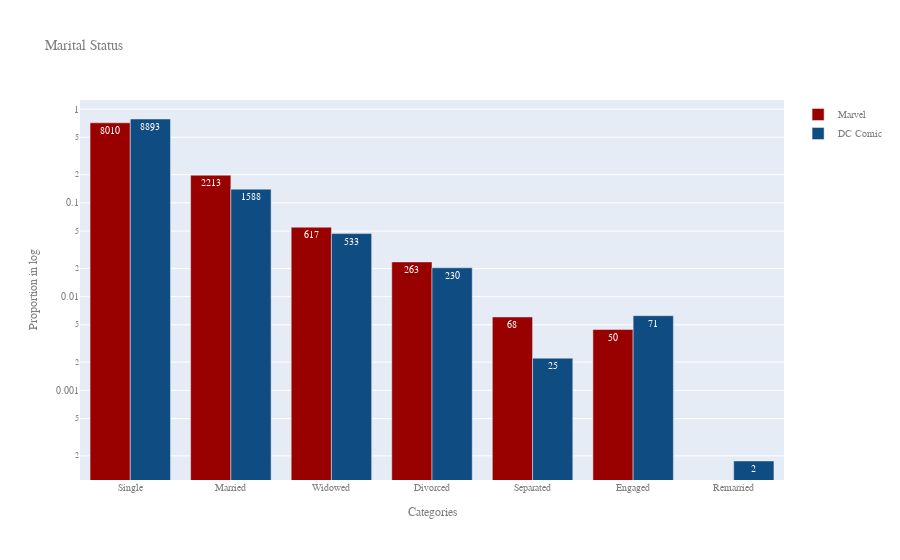

Here is the notebook cell this chart was saved with:
### Code cell
import plotly.graph_objects as go
import chart_studio
import chart_studio.tools as tls
import chart_studio.plotly as py
from IPython.display import HTML

#create figure
fig = go.Figure()
years = range(1930,2021)

#Along the time
for year in years:
    #take statistics
    hist_marital_dc = dc_pers[(dc_pers['Marital Status']!='Unknown')&(year in dc_pers['Marital Status'])]["Marital Status"].value_counts(normalize=True)
    hist_marital_marvel = marvel_pers[marvel_pers['Marital Status']!='Unknown']["Marital Status"].value_counts(normalize=True)

    count_dc = dc_pers[dc_pers['Marital Status']!='Unknown']["Marital Status"].value_counts()
    count_marvel = marvel_pers[marvel_pers['Marital Status']!='Unknown']["Marital Status"].value_counts()

    x1 = hist_marital_marvel.index
    x2 = hist_marital_dc.index



fig.add_bar(name='Marvel', x=x1, y=hist_marital_marvel, text=count_marvel,
            textposition='auto',marker=dict(color="#990000"))
fig.add_bar(name='DC Comic', x=x2, y=hist_marital_dc, text=count_dc,
            textposition='auto',marker=dict(color="#0F4C81"))

# Change the bar mode
fig.update_layout(barmode='group', 
                  title="Marital Status",
                  xaxis_title="Categories",
                  yaxis_title="Proportion in log",
                  yaxis_type="log",
                  font=dict(family='Komika Hand',
                            size=10,
                            color="#7f7f7f"))

fig.show()
chart_studio.tools.set_credentials_file(username='schmider', api_key='OGpZh1yfEHe4hFbVMaPO')
url = py.plot(fig, filename='Marital_Status.html', auto_open=False,)
print(url)
tls.get_embed('https://plot.ly/~schmider/1/') #in '' put the printed url

### Figure 1 — Plotly figure (JSON) as saved in the notebook; plotly's stock layout.template omitted (floating-point values rounded to 4 significant figures)
{"data": [{"marker": {"color": "#990000"}, "name": "Marvel", "text": [8010, 2213, 617, 263, 68, 50], "textposition": "auto", "type": "bar", "x": ["Single", "Married", "Widowed", "Divorced", "Separated", "Engaged"], "y": [0.7138, 0.1972, 0.05499, 0.02344, 0.00606, 0.004456]}, {"marker": {"color": "#0F4C81"}, "name": "DC Comic", "text": [8893, 1588, 533, 230, 71, 25, 2], "textposition": "auto", "type": "bar", "x": ["Single", "Married", "Widowed", "Divorced", "Engaged", "Separated", "Remarried"], "y": [0.7841, 0.14, 0.04699, 0.02028, 0.00626, 0.002204, 0.0001763]}], "layout": {"barmode": "group", "font": {"color": "#7f7f7f", "family": "Komika Hand", "size": 10}, "title": {"text": "Marital Status"}, "xaxis": {"title": {"text": "Categories"}}, "yaxis": {"title": {"text": "Proportion in log"}, "type": "log"}}}
